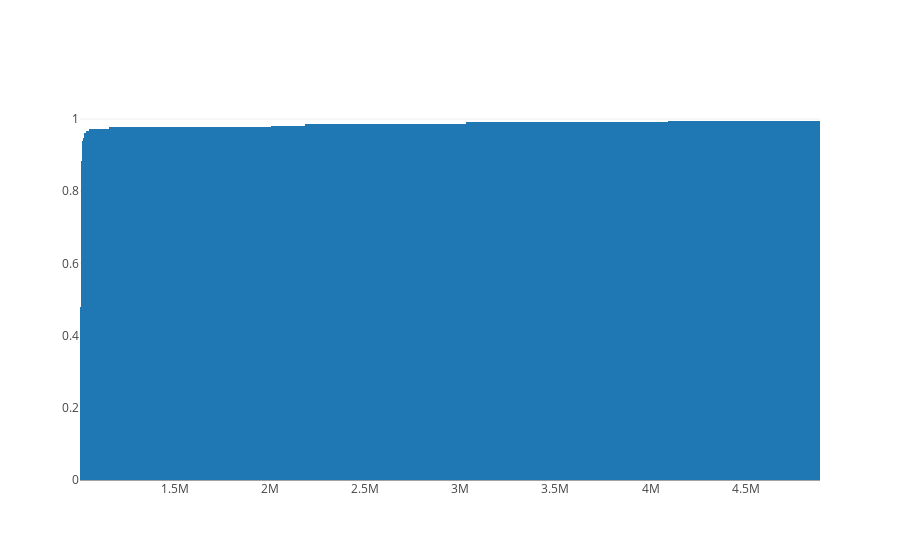

The notebook cell saved with this chart:
### Code cell
trace = go.Histogram(x=sequence_large, nbinsx = 8000, cumulative=dict(enabled=True), histnorm='probability')
data = [trace]
plotly.offline.iplot(data)

### Figure 1 — Plotly figure (JSON) as saved in the notebook; plotly's stock layout.template omitted (floating-point values rounded to 4 significant figures; data arrays with more than 128 entries replaced by an {"elided": "..."} marker saying what was removed)
{"data": [{"cumulative": {"enabled": true}, "histnorm": "probability", "nbinsx": 8000, "type": "histogram", "uid": "44536416-7fb2-42ef-b96d-bcaf7f602c9e", "x": {"elided": "213 int values"}}], "layout": {"autosize": true, "xaxis": {"autorange": true, "range": [1000000.0, 4891000.0], "type": "linear"}, "yaxis": {"autorange": true, "range": [0, 1.053]}}}
